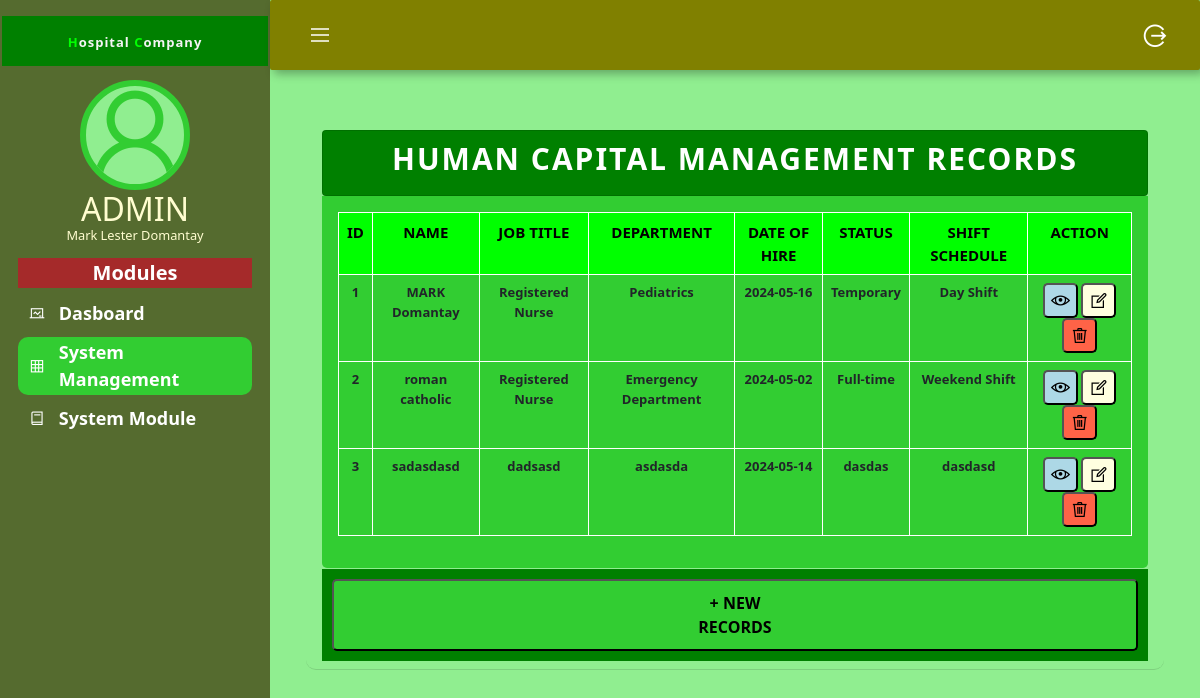
/admin/admin.php, run on the app's committed database.
### tables this page shows
CREATE TABLE `info_table` (
  `ID` int(255) NOT NULL,
  `Ename` varchar(255) NOT NULL,
  `Ejob` varchar(255) NOT NULL,
  `Edept` varchar(255) NOT NULL,
  `Edate` date NOT NULL,
  `Estatus` varchar(255) NOT NULL,
  `Eshift` varchar(255) NOT NULL
);

### admin/admin.php (the view, shortened to what this page needs)
<?php          include("includes/head.php");          ?>
<body>
<?php          include("includes/lm-sidebar.php");          ?>
<div class="main-content">
    <header>
      <div class="menu-toggle">
        <label for="sidebar-toggle">
          <span class="las la-bars"></span>
        </label>
      </div>
      <div class="logout"><a href="../login.php"><i class="las la-sign-out-alt"></a></i></div>
    </header>
  <main>
<div class="container">
    <div id="tblhead" class="card-header ">
        <div id="tbl" class="card mt-2">
        <div class="tblheadertiltle">
                  <h2 id="tbltitle">Human Capital Management Records</h2>
                  </div>
                <div id="addatabtn">
                   <?php          include("includes/show-login.php");          ?></div>
    </div>
    <div id="tblbody" class="card-body mb-3" style="max-height: 400px; overflow-y: auto;">
        <table class="table table-responsive text-center table-hover">
            <tr id="tables">
                <td id="cell1">ID</td>
                <td id="cell1">Name</td>
                <td id="cell1">Job Title</td>
                <td id="cell1">Department</td>
                <td id="cell1">Date of Hire</td>
                <td id="cell1">Status</td>
                <td id="cell1">Shift Schedule</td>
                <td id="cell1">Action</td>
            </tr>
            <?php
            if(isset($_GET['search'])) {
                $search = mysqli_real_escape_string($connections, $_GET['search']);
                $query = "SELECT * FROM info_table WHERE Ename LIKE '%$search%' OR Ejob LIKE '%$search%' OR Edept LIKE '%$search%' OR Edate LIKE '%$search%' OR Estatus LIKE '%$search%' OR Eshift LIKE '%$search%'";
            } else {
                $query = "SELECT * FROM info_table";
            }
            $result = mysqli_query($connections, $query);
            if(mysqli_num_rows($result) == 0) {
                echo "<tr><td colspan='8'>No records found.</td></tr>";
            } else {
                while ($row = mysqli_fetch_assoc($result)) {
                    ?>
                    <tr>
                        <td id="cell2"><?php echo $row['ID'] ?></td>
                        <td id="cell2"><?php echo $row['Ename'] ?></td>
                        <td id="cell2"><?php echo $row['Ejob'] ?></td>
                        <td id="cell2"><?php echo $row['Edept'] ?></td>
                        <td id="cell2"><?php echo $row['Edate'] ?></td>
                        <td id="cell2"><?php echo $row['Estatus'] ?></td>
                        <td id="cell2"><?php echo $row['Eshift'] ?></td>
                        <td id="cell2">
                          <div id="actbtns1">
                            <button onclick="view(<?php echo $row['ID']; ?>)" id="actbtn1"><i class="las la-eye" ></i></button>
                            <button onclick="edit(<?php echo $row['ID']; ?>)" id="actbtn2"><i class="las la-edit" ></i></button>
                            <button onclick="del(<?php echo $row['ID']; ?>)" id="actbtn3"><i class="las la-trash" ></i></button>
                          </div>
                        </td>
                    </tr>
                    <?php
                }
            }
            ?>
        </table>
    </div>
    <div class="footer"><button type="button" id="show-login" class="addbtn"></i>+ New Records</button></div>
</div>
</div>
  </main>
</div>
</body>
</html>

### admin/includes/head.php (shortened to what this page needs)
<!DOCTYPE html>
<html lang="en">
<head>
  <link rel="stylesheet" type="text/css" href="css/admin.css">
  <link rel="stylesheet" type="text/css" href="css/show-login.css">
  <link rel="stylesheet" type="text/css" href="css/css/line-awesome.min.css">
  <link rel="stylesheet" type="text/css" href="css/bootstrap.min.css">
</head>

### admin/includes/lm-sidebar.php
<div class="sidebar">
  <div class="sidebar-brand">
      <div class="brand-icons">
      <h1 class="sys-logo" > <span>H</span>ospital <span>C</span>ompany </h1>
      </div>
  </div>
  <div class="sidebar-main">
    <div class="sidebar-user">
      <i id="pficon" class="las la-user"></i>
      <div>
        <h2>ADMIN <br><span>Mark Lester Domantay</span></h2>
    </div>
    </div>
    <div class="sidebar-menu">
    <div class="modules">Modules</div>
      <ul>
        <li>
          <a href="dashboard.php" id="chalkboard">
            <span class="las la-chalkboard"></span>
            Dasboard
          </a>
        </li>
        <li class="active">
          <a href="admin.php" id="table">
            <span class="las la-table"></span>
            System Management
          </a>
        </li>
        <li>
          <a href="examodule.php" id="book">
            <span class="las la-book"></span>
            System Module
          </a>
        </li>
      </ul>
    </div>
  </div>
</div>

### admin/css/admin.css (style rules this page uses)
* { box-sizing: border-box; text-decoration: none; list-style-type: none; margin: 0; padding: 0; }
body { height: 100%; }
.logout { font-size: 30px; text-decoration: none; cursor: pointer; border-radius: 30px; display: flex; justify-content: center; align-items: center; height: 50px; width: 50px; }
.logout a { color: white; }
.sidebar { width: 270px; position: fixed; left: 0; top: 0; height: 100%; padding: 1rem 2px; background: darkolivegreen; transition: left 100ms; }
.sidebar-brand { height: 50px; padding: 1rem; display: flex; flex-direction: row; justify-content: center; align-items: center; align-content: center; background: green; }
.brand-icons h1 { font-size: 13px; font-weight: bold; color: whitesmoke; letter-spacing: 1px; line-height: 14px; margin-top: 10px; }
.sys-logo span { font-size: 13px; font-weight: bold; color: lime; }
.sidebar-main { margin-top: -10px; }
.sidebar-user { margin: 1rem 0rem 1rem 0rem; display: flex; align-items: center; flex-direction: column; color: limegreen; }
.sidebar-user i { width: 110px; height: 110px; margin-top: 8px; border-left: 6px solid limegreen; border-right: 6px solid limegreen; border-top: 6px solid limegreen; border-bottom: 6px solid limegreen; border-radius: 50%; font-size: 130px; background: lightgreen; overflow: hidden; }
#pficon { display: flex; justify-content: center; align-items: center; align-content: center; }
.sidebar-user h2 { font-size: 2rem; color: #FFFDD0; display: flex; flex-direction: column; align-items: center; }
.sidebar-user span { font-size: .8rem; }
.sidebar-menu { margin-top: -10px; font-weight: bold; }
.modules { color: white; font-size: 20px; background: brown; display: flex; justify-content: center; margin-bottom: 10px; margin-left: 1rem; margin-right: 1rem; }
.sidebar-menu ul { margin-bottom: 1rem; margin-left: -1rem; margin-right: 1rem; }
.sidebar-menu li { margin-bottom: .5rem; }
.sidebar-menu li a { color: white; font-size: 18px; display: flex; align-items: center; text-decoration: none; border-radius: 10px; padding: 2px 10px 2px; }
.sidebar-menu li a span { font-size: 1,5rem; display: inline-block; margin-right: .8rem; }
.active { background: limegreen; border-radius: 10px; }
header { background: olive ; color: white; font-weight: bold; height: 70px; padding: 0 20px; box-shadow: 4px 4px 10px rgba(0, 0,0,0.3); display: flex; justify-content: space-between; align-items: center; position: relative; left: 0; border-radius: 2px; width: 100%; transition: left 220ms; z-index: 30; }
.menu-toggle label { height: 60px; width: 60px; display: grid; place-items: center; font-size: 1.5rem; border-radius: 50%; }
.main-content { margin-left: 270px; background: lightgreen; transition: margin-left 280ms; }
main { padding: 1.5rem; height: 105vh; margin-top: 20px; }
.addbtn { background: limegreen; color: black; text-transform: uppercase; font-weight: bold; padding: 10px 42.2% 10px; border-radius: 5px; margin-top: 10px; margin-bottom: 10px; margin-left: 10px; margin-right: 10px; }
#actbtn1, #actbtn2, #actbtn3 { height: 35px; width: 35px; border-radius: 5px; font-size: 20px; font-weight: bold; }
#actbtn1 { background-color: lightblue; }
#actbtn2 { background-color: lightyellow; }
#actbtn3 { background-color: tomato; }
#tbl { background: green; }
.tblheadertiltle { padding: 10px 10px 10px; display: flex; justify-content: center; }
#tblhead { background: lightgreen; border-radius: 10px; }
#tbltitle { font-weight: bold; font-size: 30px; letter-spacing: 2px; text-transform: uppercase; color: white; }
#tblbody { background: limegreen; border-bottom-left-radius: 5px; border-bottom-right-radius: 5px; }
#tables { background: lime; color: black; font-weight: bold; text-transform: uppercase; font-size: 15px; }
#cell1, #cell2 { border: white 1px solid; }
#cell2 { background: limegreen; font-weight: bold; font-size: 13px; }
.footer { background: green; margin-top: -15px; }

### data on the page
info_table: ID "1", Ename "MARK Domantay", Ejob "Registered Nurse", Edept "Pediatrics", Edate "2024-05-16", Estatus "Temporary", Eshift "Day Shift"
info_table: ID "2", Ename "roman catholic", Ejob "Registered Nurse", Edept "Emergency Department", Edate "2024-05-02", Estatus "Full-time", Eshift "Weekend Shift"
info_table: ID "3", Ename "sadasdasd", Ejob "dadsasd", Edept "asdasda", Edate "2024-05-14", Estatus "dasdas", Eshift "dasdasd"
